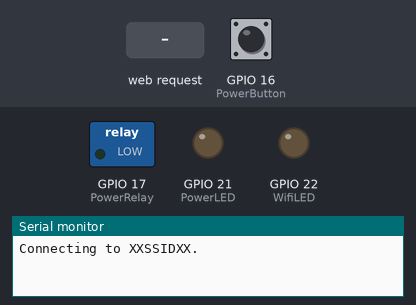
The sketch below on a simulated ESP32. Parts: switched loads named in the sketch (green lamp = pin HIGH), output pins drawn as LEDs (lit = HIGH), the last lines printed to the serial monitor. The inputs (shaded band) are chosen by the test bench; at power-on: GPIO 16 (PowerButton) LOW. WiFi joins after 1.5 s; servers stay silent unless stated.

Above: at 1.2 s.
1.3 s: HTTP request GET /ArcadePWR/toggle/activate received
At 1.4 s:
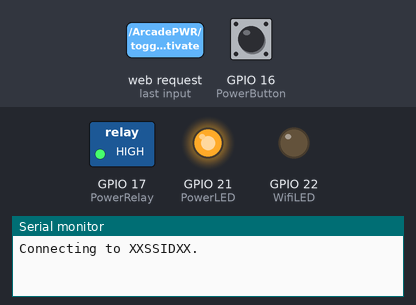
At 2.0 s:
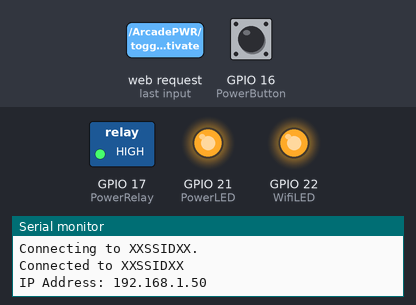
Timing chart, 0 to 4.3 s (numbered marks = the images above; inputs shaded):
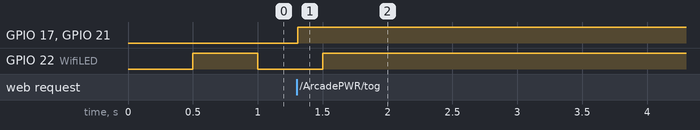

The sketch:

Arcade_Power.ino
```cpp
//Included Libraries
#include "WiFi.h"

//Pin Assignments
#define PowerLED 21
#define PowerButton 16
#define PowerRelay 17
#define WifiLED 22

//Variables
int ButtonStatus = 0;
int ButtonHoldStatus = 0;
int PowerState = 0;
int WifiStatus = 0;
int WifiLEDStatus = 0;
int WifiInitialize = 0;
unsigned long WifiDelay = 0;
unsigned long CurrentTime = 0;
unsigned long LastPress = 0;
unsigned long previousTime = 0;
const long timeoutTime = 2000;

//Wifi Credentals
const char* ssid = "XXSSIDXX";
const char* password =  "XXPASSXX";

//TCP Server Setup
WiFiServer server(82);

// Variable to store the HTTP requests
String RelayState = "off";
String header;

void setup() {
  // initialize the digital pin as an output.
  Serial.begin(115200);
  //  Server.begin();

  pinMode(PowerButton, INPUT);
  pinMode(PowerLED, OUTPUT);
  pinMode(PowerRelay, OUTPUT);
  pinMode(WifiLED, OUTPUT);
}

void loop() {
  CurrentTime = millis();
  ButtonStatus = digitalRead(PowerButton);
  if (ButtonStatus == 1 && CurrentTime - LastPress >= 30000) {
    ButtonPress();
  }
  if (WiFi.status() != 3) {
    WifiManagement();
  }
  if (WiFi.status() == 3 && WifiStatus == 0) {
    WifiConnection();
  }
  //  if (client) {
  HTTPRequest();
  //  }
}

void WifiManagement() {
  //Initilize and Connect to the Wifi Network
  if (WifiInitialize == 0) {
    WiFi.begin(ssid, password);
    WifiInitialize = 1;
    WifiStatus = 0;
    Serial.print("Connecting to ");
    Serial.print(ssid);
  }
  if (CurrentTime - WifiDelay >= 500) {
    if (WifiLEDStatus == 1) {
      digitalWrite(WifiLED, LOW);
      WifiLEDStatus = 0;
      WifiDelay = CurrentTime;
    }
    else {
      Serial.print(".");
      digitalWrite(WifiLED, HIGH);
      WifiLEDStatus = 1;
      WifiDelay = CurrentTime;
    }
  }
}

void WifiConnection() {
  Serial.println("");
  Serial.print("Connected to ");
  Serial.println(ssid);
  Serial.print("IP Address: ");
  Serial.println(WiFi.localIP());
  digitalWrite(WifiLED, HIGH);
  server.begin();
  WifiInitialize = 0;
  WifiStatus = 1;
}


void ButtonPress() {
  if (PowerState == 0) {
    digitalWrite(PowerLED, HIGH);
    digitalWrite(PowerRelay, HIGH);
    RelayState = "on";
    PowerState = 1;

  }
  else {
    digitalWrite(PowerLED, LOW);
    digitalWrite(PowerRelay, LOW);
    RelayState = "off";
    PowerState = 0;
  }
  LastPress = CurrentTime;
}

void HTTPRequest() {
  WiFiClient client = server.available();   // Listen for incoming clients
  if (client) {                             // If a new client connects,
    previousTime = CurrentTime;
    String currentLine = "";                // make a String to hold incoming data from the client
    while (client.connected() && CurrentTime - previousTime <= timeoutTime) {  // loop while the client's connected
      CurrentTime = millis();
      if (client.available()) {             // if there's bytes to read from the client,
        char c = client.read();             // read a byte, then
        header += c;
        if (c == '\n') {                    // if the byte is a newline character
          if (currentLine.length() == 0) {
            client.println("HTTP/1.1 200 OK");
            client.println("Content-type:text/html");
            client.println("Connection: close");
            client.println();
            if (header.indexOf("GET /ArcadePWR/toggle/activate") >= 0) {
              ButtonPress();
            }
            client.println("<p>GPIO 26 - State " + RelayState + "</p>");
            client.println();
            break;
          }
          else { // if you got a newline, then clear currentLine
            currentLine = "";
          }
        }
        else if (c != '\r') {  // if you got anything else but a carriage return character,
          currentLine += c;      // add it to the end of the currentLine
        }
      }
    }
    // Clear the header variable
    header = "";
    // Close the connection
    client.stop();
  }
}
```

Measured:
- after the input at 1.3 s, GPIO 17 (PowerRelay), GPIO 21 (PowerLED): LOW → HIGH at once
